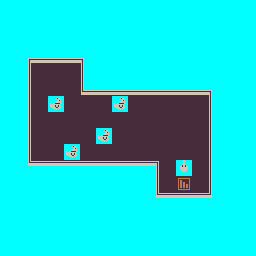

The image is a tile-based game level rendered from a .tmx file. Its description and source (layers, tilesets, objects; grid data summarised) follow:
An orthogonal 16x16 tile map with 16x16 px tiles, 2 tile layers (BG, Entities), 3 tilesets.

<map version="1.4" tiledversion="1.4.3" orientation="orthogonal" renderorder="right-down" width="16" height="16" tilewidth="16" tileheight="16" infinite="0" nextlayerid="6" nextobjectid="5">
 <editorsettings>
  <export target="." format="json" />
 </editorsettings>
 <tileset firstgid="1" name="tile_sprites" tilewidth="16" tileheight="16" tilecount="18" columns="3">
  <image source="tile_sprites.png" width="48" height="96" />
 </tileset>
 <tileset firstgid="19" name="entity_sprites" tilewidth="16" tileheight="16" tilecount="10" columns="5">
  <image source="entity_sprites.png" width="80" height="32" />
 </tileset>
 <tileset firstgid="29" name="player_sprites" tilewidth="16" tileheight="16" tilecount="9" columns="3">
  <image source="player_sprites.png" width="48" height="48" />
 </tileset>
 <layer id="2" name="BG" width="16" height="16">
  <data>[256 cells, 256 non-empty, 13 distinct tile ids]</data>
 </layer>
 <layer id="5" name="Entities" width="16" height="16">
  <data>[256 cells, 5 non-empty, 2 distinct tile ids]</data>
 </layer>
</map>
